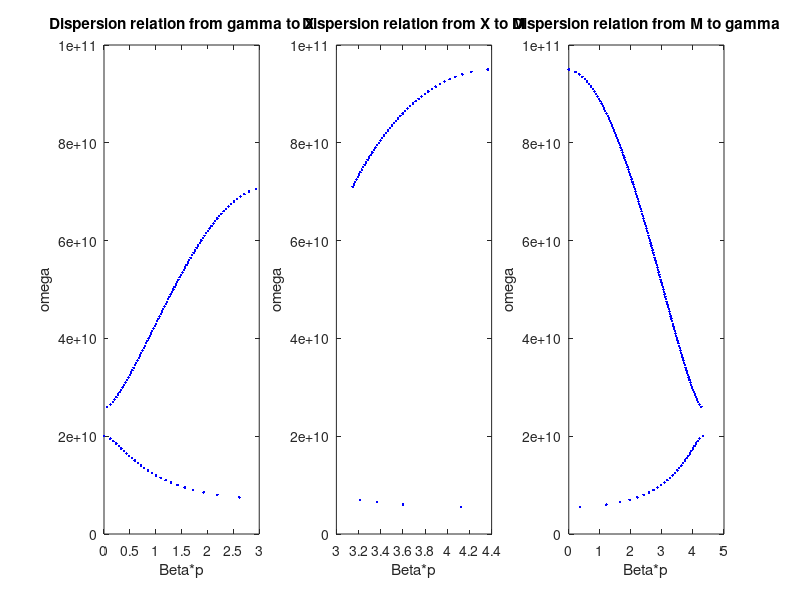
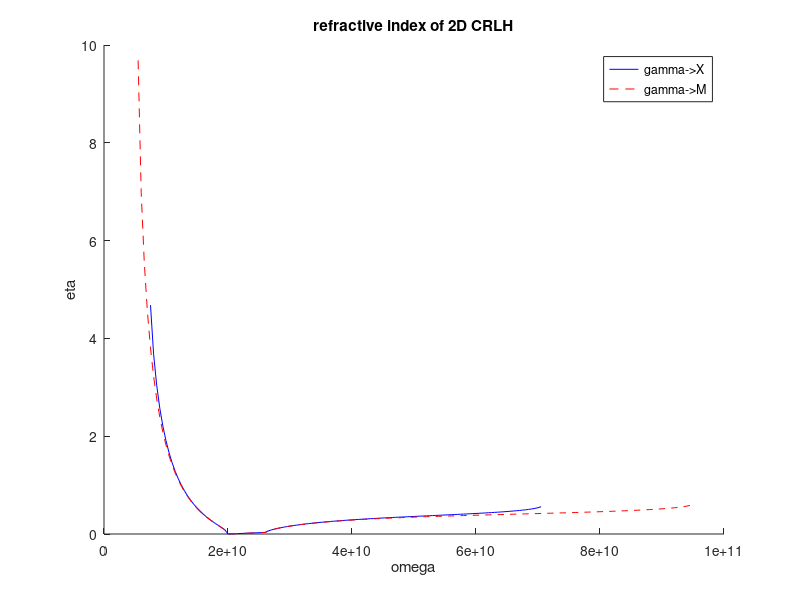

These charts were generated, in order, by the following MATLAB code:
%% 计算二维的CRLH的色散曲面

%初始化
clear
clc
close all

%四个电路参数
LR = 2 * 1e-9; %右手单位长度电感
CR = 1e-12; %右手单位长度电感
LL = 2.5 * 1e-9; %右手单位长度电感
CL = 0.75 * 1e-12; %右手单位长度电感

%扫频范围
Omega = 1e11;
omega = 0:Omega / 200:Omega;

%晶格间距
px = 10 * 1e-3;
py = 20 * 1e-3;

%光速
c = 3e8;

%电路增量模型
Z = 1i * omega * LR / 2 + 1 ./ (1i * 2 * omega * CL);
Y = 1i * omega * CR + 1 ./ (1i * omega * LL);
x = -Z .* Y;

%% fig4.5(a)
%gamma->X
kpx = acos(1 - x / 2);
kpy = 0;
%这里把虚部为0的点去掉
idx = imag(kpx) == 0;
kpx = kpx(idx);
omega1 = omega(idx);

%因为Beta是向量，所以取范数
Beta1 = sqrt(real(kpy) .^ 2 + real(kpx) .^ 2);

h1 = figure;
subplot(1, 3, 1)
plot(Beta1, omega1, '.', 'Color', 'b')
ylim([0 Omega])
xlabel('Beta*p')
ylabel('omega')
title('Dispersion relation from gamma to X')

%X->M
kpx = pi;
kpy = acos(3 - x / 2);
idx = imag(kpy) == 0;
kpy = kpy(idx);
omega2 = omega(idx);

Beta2 = sqrt(real(kpy) .^ 2 + real(kpx) .^ 2);

subplot(1, 3, 2)
plot(Beta2, omega2, '.', 'Color', 'b')
ylim([0 Omega])
xlabel('Beta*p')
ylabel('omega')
title('Dispersion relation from X to M')

%M->gamma
kpx = acos(1 - x / 4);
kpy = acos(1 - x / 4);
idx = imag(kpx) == 0;
kpx = kpx(idx);
idx = imag(kpy) == 0;
kpy = kpy(idx);

omega3 = omega(idx);

Beta3 = sqrt(real(kpy) .^ 2 + real(kpx) .^ 2);
%这里反转Beta是为了便于画图，没有实际意义
Beta4 = -Beta3 + max(Beta3);

subplot(1, 3, 3)
plot(Beta4, omega3, '.', 'Color', 'b')
ylim([0 Omega])
xlabel('Beta*p')
ylabel('omega')
title('Dispersion relation from M to gamma')

%% fig4.5(b)
m = 500; %网格精度
kpx = linspace(-pi, pi, m);
kpy = linspace(-pi, pi, m);

% 创建网格
[KPX, KPY] = meshgrid(kpx, kpy);
Z = cos(KPX) + cos(KPY);
k = 2 - x / 2;
%取实数解
idx = k >= -2 & k <= 2;
k = k(idx);
omega4 = omega(idx);
eps = 1e-3;
results_kpx = cell(1, length(k));
results_kpy = cell(1, length(k));

for i = 1:length(k)
    xy_pairs = find(abs(Z - k(i)) < eps);
    [x_sol, y_sol] = ind2sub(size(Z), xy_pairs);
    results_kpx{i} = kpx(x_sol);
    results_kpy{i} = kpy(y_sol);
end

max_length = max(cellfun(@numel, results_kpx));

% 创建一个大数组并用NaN填充
big_array_kpx = NaN(length(k), max_length);
big_array_kpy = NaN(length(k), max_length);

% 填充数组
for i = 1:length(k)
    len = numel(results_kpx{i});
    big_array_kpx(i, 1:len) = results_kpx{i};
    big_array_kpy(i, 1:len) = results_kpy{i};
    %现在big_array每一行对应一个频率的kpx和kpy的值
end

% 将数组转换为列向量
X = big_array_kpx';
Y = big_array_kpy';
X = X(:)';
Y = Y(:)';
% 将频率转换为对角矩阵
% Z = Remap(omega4, max_length);
% Z(Z == 0) = NaN;

% h2 = figure;
% plot3(X, Y, Z, 'b.')
% xlabel('kx*px')
% ylabel('ky*py')
% zlabel('omega')
% title('Dispersion relation of 2D CRLH')
% grid on

%% fig4.5(c) fig4.5(d)
%画一系列频率的等值线图
omegase = sqrt(1 / (LR * CL));
omegash = sqrt(1 / (LL * CR));
[~, omegaseidx] = min(abs(omega - omegase));
[~, omegashidx] = min(abs(omega - omegash));

% h3 = figure;
% hold on

% for i = 1:5:min(omegaseidx, omegashidx)
%     plot3(big_array_kpx(i, :), big_array_kpy(i, :), repmat(omega(i), 1, max_length), '.')
% end

% xlabel('kx*px')
% ylabel('ky*py')
% title('Dispersion relation of 2D CRLH with omega<min(omegaseidx, omegashidx)')

% h4 = figure;
% hold on

% for i = max(omegaseidx, omegashidx):10:length(omega4)
%     plot3(big_array_kpx(i, :), big_array_kpy(i, :), repmat(omega(i), 1, max_length), '.')
% end

% xlabel('kx*px')
% ylabel('ky*py')
% title('Dispersion relation of 2D CRLH with omega>omax(omegaseidx, omegashidx)')

%% fig4.7(a)
p = sqrt(px ^ 2 + py ^ 2);

%gamma->X
eta1 = c * Beta1 ./ omega1 / p;
%gamma->M
eta3 = c * Beta3 ./ omega3 / p;

h5 = figure;
hold on
plot(omega1, eta1, '-', 'Color', 'b')
plot(omega3, eta3, '--', 'Color', 'r')
xlabel('omega')
ylabel('eta')
title('refractive index of 2D CRLH')
legend('gamma->X', 'gamma->M')
